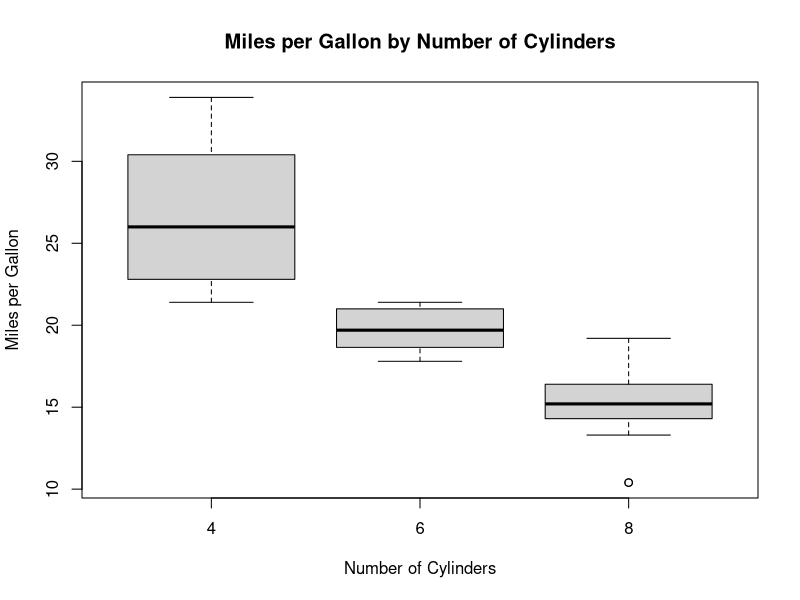

R code for this plot:
# Load the mtcars dataset
# here the mtcars data set is built in data set of R programming language 
# Now we will be performing out operations on it

data(mtcars)

# Display the first few rows of the dataset
head(mtcars)

# Descriptive statistics for relevant variables
summary(mtcars$mpg)
summary(mtcars$hp)
summary(mtcars$cyl)

# Conduct ANOVA test to compare means of mpg between different numbers of cylinders
anova_result <- aov(mpg ~ cyl, data = mtcars)
summary(anova_result)

# Boxplot of mpg by cyl
boxplot(mpg ~ cyl, data = mtcars, xlab = "Number of Cylinders", ylab = "Miles per Gallon", main = "Miles per Gallon by Number of Cylinders")

